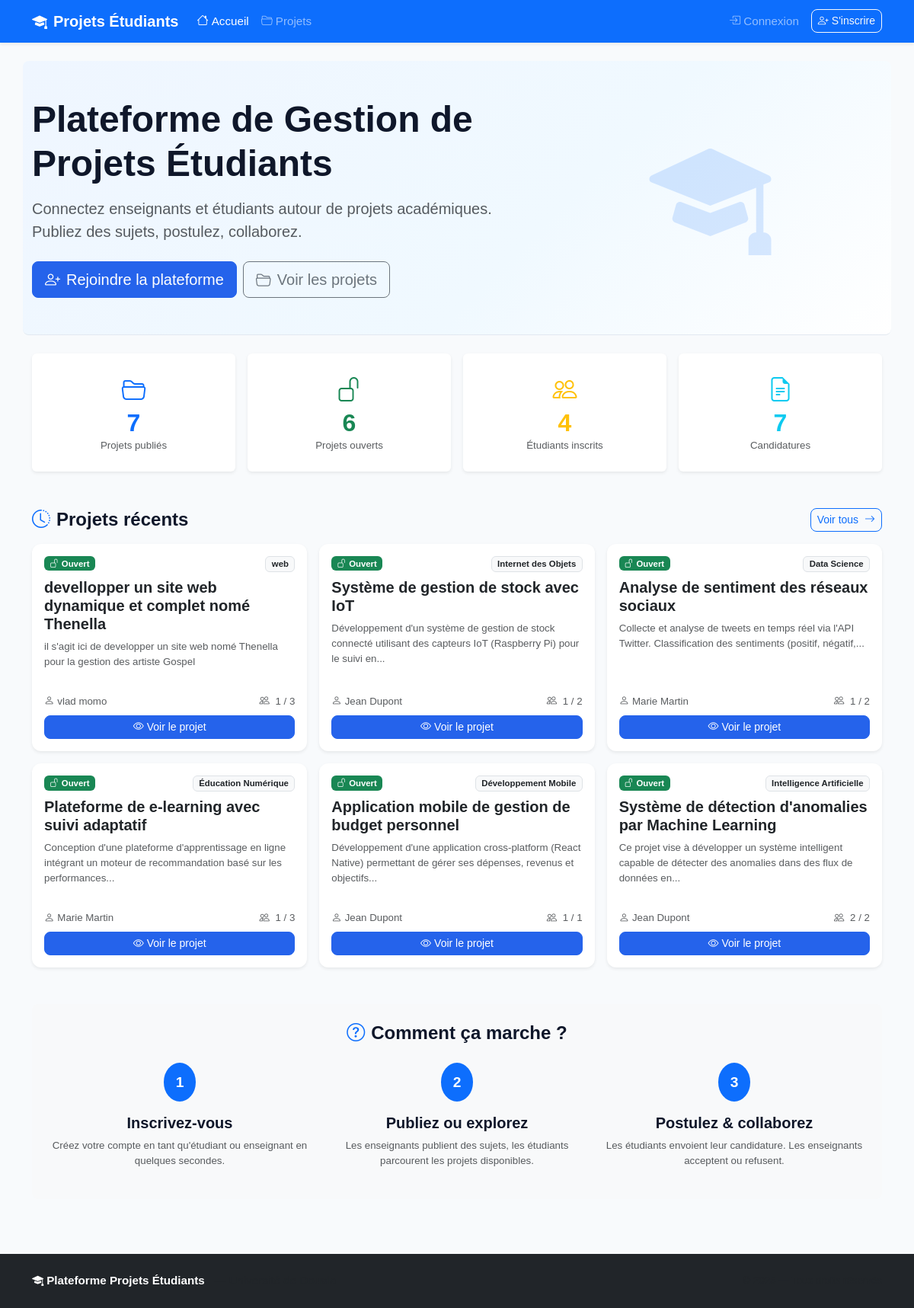
The page / on the database its author committed.
### app/models/project.py (models this page shows, shortened)
class Project(db.Model):
    __tablename__ = "projects"
    id = db.Column(db.Integer, primary_key=True)
    title = db.Column(db.String(200), nullable=False)
    description = db.Column(db.Text, nullable=False)
    domain = db.Column(db.String(100), nullable=False)
    max_students = db.Column(db.Integer, default=1, nullable=False)
    status = db.Column(db.String(20), default="open", nullable=False)
    teacher_id = db.Column(db.Integer, db.ForeignKey("users.id"), nullable=False)
    created_at = db.Column(db.DateTime, default=datetime.utcnow)
    updated_at = db.Column(db.DateTime, default=datetime.utcnow, onupdate=datetime.utcnow)
    applications = db.relationship(
        "Application",
        backref="project",
        lazy="dynamic",
        cascade="all, delete-orphan",
    )
    @property
    def applications_count(self) -> int:
        return self.applications.count()

### app/models/user.py (models this page shows, shortened)
class User(UserMixin, db.Model):
    __tablename__ = "users"
    id = db.Column(db.Integer, primary_key=True)
    email = db.Column(db.String(120), unique=True, nullable=False, index=True)
    password_hash = db.Column(db.String(200), nullable=False)
    first_name = db.Column(db.String(50), nullable=False)
    last_name = db.Column(db.String(50), nullable=False)
    role = db.Column(db.String(20), nullable=False, default="student")
    is_active = db.Column(db.Boolean, default=True, nullable=False)
    created_at = db.Column(db.DateTime, default=datetime.utcnow)
    projects = db.relationship(
        "Project",
        backref="teacher",
        lazy="dynamic",
        foreign_keys="Project.teacher_id",
    )
    applications = db.relationship(
        "Application",
        backref="student",
        lazy="dynamic",
        foreign_keys="Application.student_id",
    )
    @property
    def full_name(self) -> str:
        return f"{self.first_name} {self.last_name}"

### app/routes/dashboard.py (the view)
@dashboard_bp.route("/")
def index():
    from app.utils.helpers import get_global_stats
    stats = get_global_stats()
    projects = (
        Project.query.filter_by(status="open").order_by(Project.created_at.desc()).limit(6).all()
    )
    return render_template("index.html", stats=stats, projects=projects, title="Accueil")

### app/utils/helpers.py (called while the page is built)
def get_global_stats() -> dict:
    from app.models import User, Project, Application
    total_users = User.query.count()
    total_students = User.query.filter_by(role="student").count()
    total_teachers = User.query.filter_by(role="teacher").count()
    total_projects = Project.query.count()
    open_projects = Project.query.filter_by(status="open").count()
    total_applications = Application.query.count()
    accepted_applications = Application.query.filter_by(status="accepted").count()
    return {
        "total_users": total_users,
        "total_students": total_students,
        "total_teachers": total_teachers,
        "total_projects": total_projects,
        "open_projects": open_projects,
        "total_applications": total_applications,
        "accepted_applications": accepted_applications,
    }

### app/templates/index.html (shortened to what this page needs)
{% extends "base.html" %}
{% block content %}
<div class="row align-items-center py-5 mb-4 hero-section rounded-3">
    <div class="col-lg-7">
        <h1 class="display-5 fw-bold mb-3">
            Plateforme de Gestion de Projets Étudiants
        </h1>
        <p class="lead text-muted mb-4">
            Connectez enseignants et étudiants autour de projets académiques.
            Publiez des sujets, postulez, collaborez.
        </p>
        <div class="d-flex flex-wrap gap-2">
            {% if not current_user.is_authenticated %}
            <a href="{{ url_for('auth.register') }}" class="btn btn-primary btn-lg">
                <i class="bi bi-person-plus me-2"></i>Rejoindre la plateforme
            </a>
            <a href="{{ url_for('projects.list') }}" class="btn btn-outline-secondary btn-lg">
                <i class="bi bi-folder2-open me-2"></i>Voir les projets
            </a>
            {% endif %}
        </div>
    </div>
    <div class="col-lg-5 d-none d-lg-flex justify-content-center">
        <i class="bi bi-mortarboard-fill text-primary" style="font-size: 10rem; opacity: 0.15;"></i>
    </div>
</div>
<div class="row g-3 mb-5">
    <div class="col-6 col-md-3">
        <div class="card text-center border-0 shadow-sm h-100">
            <div class="card-body py-4">
                <i class="bi bi-folder2-open text-primary mb-2" style="font-size: 2rem;"></i>
                <h2 class="fw-bold text-primary mb-0">{{ stats.total_projects }}</h2>
                <p class="text-muted small mb-0">Projets publiés</p>
            </div>
        </div>
    </div>
    <div class="col-6 col-md-3">
        <div class="card text-center border-0 shadow-sm h-100">
            <div class="card-body py-4">
                <i class="bi bi-unlock text-success mb-2" style="font-size: 2rem;"></i>
                <h2 class="fw-bold text-success mb-0">{{ stats.open_projects }}</h2>
                <p class="text-muted small mb-0">Projets ouverts</p>
            </div>
        </div>
    </div>
    <div class="col-6 col-md-3">
        <div class="card text-center border-0 shadow-sm h-100">
            <div class="card-body py-4">
                <i class="bi bi-people text-warning mb-2" style="font-size: 2rem;"></i>
                <h2 class="fw-bold text-warning mb-0">{{ stats.total_students }}</h2>
                <p class="text-muted small mb-0">Étudiants inscrits</p>
            </div>
        </div>
    </div>
    <div class="col-6 col-md-3">
        <div class="card text-center border-0 shadow-sm h-100">
            <div class="card-body py-4">
                <i class="bi bi-file-earmark-text text-info mb-2" style="font-size: 2rem;"></i>
                <h2 class="fw-bold text-info mb-0">{{ stats.total_applications }}</h2>
                <p class="text-muted small mb-0">Candidatures</p>
            </div>
        </div>
    </div>
</div>
<div class="d-flex justify-content-between align-items-center mb-3">
    <h2 class="h4 fw-bold mb-0">
        <i class="bi bi-clock-history me-2 text-primary"></i>Projets récents
    </h2>
    <a href="{{ url_for('projects.list') }}" class="btn btn-outline-primary btn-sm">
        Voir tous <i class="bi bi-arrow-right ms-1"></i>
    </a>
</div>
{% if projects %}
<div class="row g-3 mb-5">
    {% for project in projects %}
    <div class="col-md-6 col-lg-4">
        <div class="card h-100 shadow-sm border-0 project-card">
            <div class="card-body d-flex flex-column">
                <div class="d-flex justify-content-between align-items-start mb-2">
                    <span class="badge
                        {% if project.status == 'open' %}bg-success
                        {% elif project.status == 'closed' %}bg-secondary
                        {% else %}bg-primary{% endif %}">
                        {% if project.status == 'open' %}
                            <i class="bi bi-unlock me-1"></i>Ouvert
                        {% elif project.status == 'closed' %}
                            <i class="bi bi-lock me-1"></i>Fermé
                        {% else %}
                            <i class="bi bi-check-circle me-1"></i>Terminé
                        {% endif %}
                    </span>
                    {% if project.domain %}
                    <span class="badge bg-light text-dark border">{{ project.domain }}</span>
                    {% endif %}
                </div>
                <h5 class="card-title fw-bold">{{ project.title }}</h5>
                <p class="card-text text-muted small flex-grow-1">
                    {{ project.description | truncate(120) }}
                </p>
                <div class="mt-3">
                    <div class="d-flex justify-content-between text-muted small mb-2">
                        <span>
                            <i class="bi bi-person me-1"></i>{{ project.teacher.full_name }}
                        </span>
                        <span>
                            <i class="bi bi-people me-1"></i>
                            {{ project.applications_count }} / {{ project.max_students }}
                        </span>
                    </div>
                    <a href="{{ url_for('projects.detail', project_id=project.id) }}"
                       class="btn btn-primary btn-sm w-100">
                        <i class="bi bi-eye me-1"></i>Voir le projet
                    </a>
                </div>
            </div>
        </div>
    </div>
    {% endfor %}
</div>
{% else %}
<div class="alert alert-info">
    <i class="bi bi-info-circle me-2"></i>Aucun projet disponible pour le moment.
</div>
{% endif %}
<div class="bg-light rounded-3 p-4 mb-4">
    <h2 class="h4 fw-bold text-center mb-4">
        <i class="bi bi-question-circle me-2 text-primary"></i>Comment ça marche ?
    </h2>
    <div class="row g-4 text-center">
        <div class="col-md-4">
            <div class="mb-3">
                <span class="badge bg-primary rounded-circle p-3" style="font-size: 1.2rem;">1</span>
            </div>
            <h5 class="fw-bold">Inscrivez-vous</h5>
            <p class="text-muted small">
                Créez votre compte en tant qu'étudiant ou enseignant en quelques secondes.
            </p>
        </div>
        <div class="col-md-4">
            <div class="mb-3">
                <span class="badge bg-primary rounded-circle p-3" style="font-size: 1.2rem;">2</span>
            </div>
            <h5 class="fw-bold">Publiez ou explorez</h5>
            <p class="text-muted small">
                Les enseignants publient des sujets, les étudiants parcourent les projets disponibles.
            </p>
        </div>
        <div class="col-md-4">
            <div class="mb-3">
                <span class="badge bg-primary rounded-circle p-3" style="font-size: 1.2rem;">3</span>
            </div>
            <h5 class="fw-bold">Postulez & collaborez</h5>
            <p class="text-muted small">
                Les étudiants envoient leur candidature. Les enseignants acceptent ou refusent.
            </p>
        </div>
    </div>
</div>
{% endblock %}

### app/static/css/main.css (style rules this page uses)
:root { --primary: #2563eb; --primary-dark: #1d4ed8; --primary-soft: #eff6ff; --success: #16a34a; --success-soft: #f0fdf4; --warning: #d97706; --warning-soft: #fffbeb; --danger: #dc2626; --danger-soft: #fef2f2; --info: #0891b2; --info-soft: #ecfeff; --bg: #f8fafc; --surface: #ffffff; --border: #e2e8f0; --text: #0f172a; --text-muted: #64748b; --radius: 0.75rem; --radius-sm: 0.5rem; --shadow: 0 1px 3px rgba(0,0,0,.08), 0 4px 16px rgba(0,0,0,.06); --shadow-lg: 0 4px 6px rgba(0,0,0,.07), 0 10px 40px rgba(0,0,0,.1); --font-main: 'Sora', sans-serif; --font-body: 'DM Sans', sans-serif; --navbar-height: 64px; }
*, *::before, *::after { box-sizing: border-box; }
html { scroll-behavior: smooth; }
body { font-family: var(--font-body); background-color: var(--bg); color: var(--text); min-height: 100vh; display: flex; flex-direction: column; font-size: 0.95rem; }
h1, h2, h3, h4, h5, h6 { font-family: var(--font-main); font-weight: 600; }
.hero-section { background: linear-gradient(135deg, var(--primary-soft) 0%, #f0f9ff 60%, var(--surface) 100%); border-bottom: 1px solid var(--border); padding: 4rem 0 3rem; }
.project-card { background: var(--surface); border: 1px solid var(--border); border-radius: var(--radius); box-shadow: var(--shadow); display: flex; flex-direction: column; transition: transform .2s, box-shadow .2s, border-color .2s; overflow: hidden; }
.btn { border-radius: var(--radius-sm); font-weight: 500; font-family: var(--font-body); transition: all .15s; }
.btn-primary { background: var(--primary); border-color: var(--primary); }

### rows shown on the page
Project: status "open" (drawn), domain "web", title "devellopper un site web dynamique et complet nomé Thenella", description "il s'agit ici de developper un site web nomé Thenella pour la gestion des artiste Gospel", teacher.full_name "vlad momo", applications_count "1", max_students "3"
Project: status "open" (drawn), domain "Internet des Objets", title "Système de gestion de stock avec IoT", description "Développement d'un système de gestion de stock connecté utilisant des capteurs IoT (Raspberry Pi) pour le suivi en...", teacher.full_name "Jean Dupont", applications_count "1", max_students "2"
Project: status "open" (drawn), domain "Data Science", title "Analyse de sentiment des réseaux sociaux", description "Collecte et analyse de tweets en temps réel via l'API Twitter. Classification des sentiments (positif, négatif,...", teacher.full_name "Marie Martin", applications_count "1", max_students "2"
Project: status "open" (drawn), domain "Éducation Numérique", title "Plateforme de e-learning avec suivi adaptatif", description "Conception d'une plateforme d'apprentissage en ligne intégrant un moteur de recommandation basé sur les performances...", teacher.full_name "Marie Martin", applications_count "1", max_students "3"
Project: status "open" (drawn), domain "Développement Mobile", title "Application mobile de gestion de budget personnel", description "Développement d'une application cross-platform (React Native) permettant de gérer ses dépenses, revenus et objectifs...", teacher.full_name "Jean Dupont", applications_count "1", max_students "1"
Project: status "open" (drawn), domain "Intelligence Artificielle", title "Système de détection d'anomalies par Machine Learning", description "Ce projet vise à développer un système intelligent capable de détecter des anomalies dans des flux de données en...", teacher.full_name "Jean Dupont", applications_count "2", max_students "2"

### other values the page prints
{{ stats.total_projects }} "7"
{{ stats.open_projects }} "6"
{{ stats.total_students }} "4"
{{ stats.total_applications }} "7"
